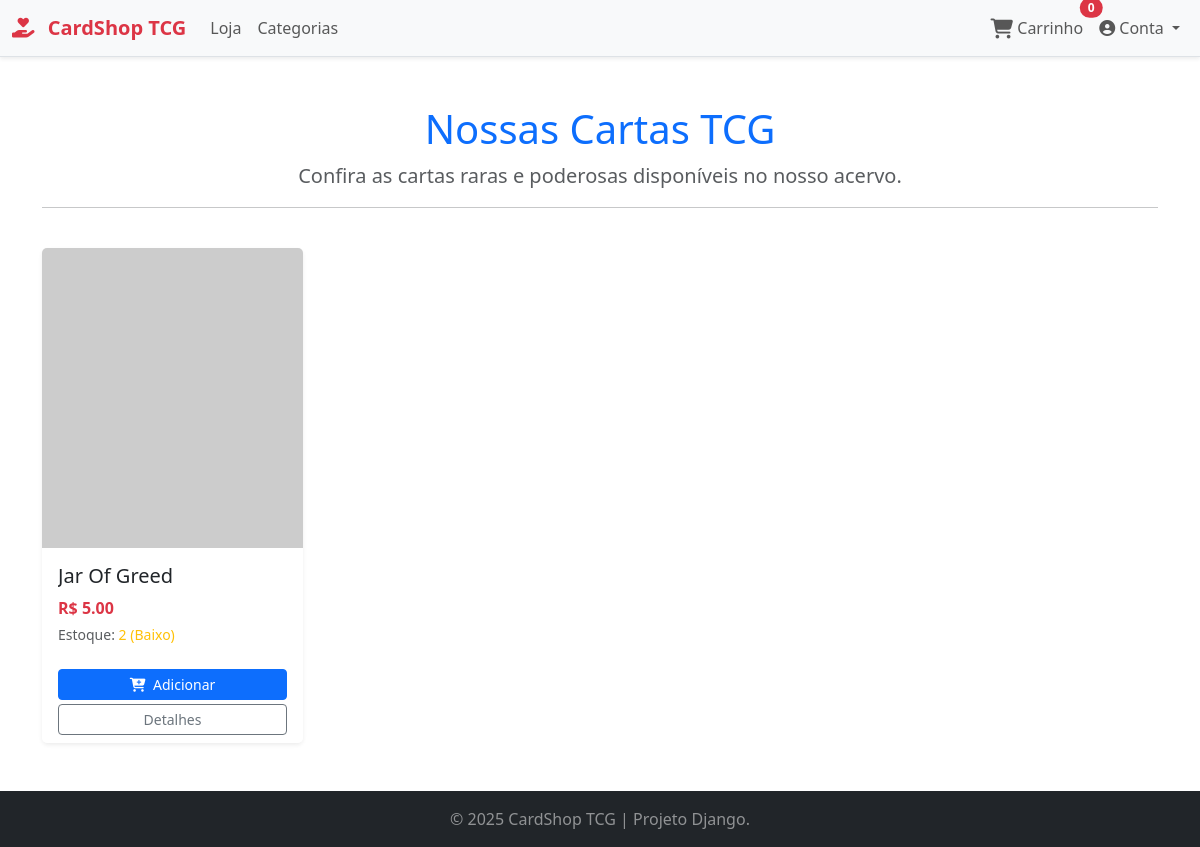
The app's page /, older data.
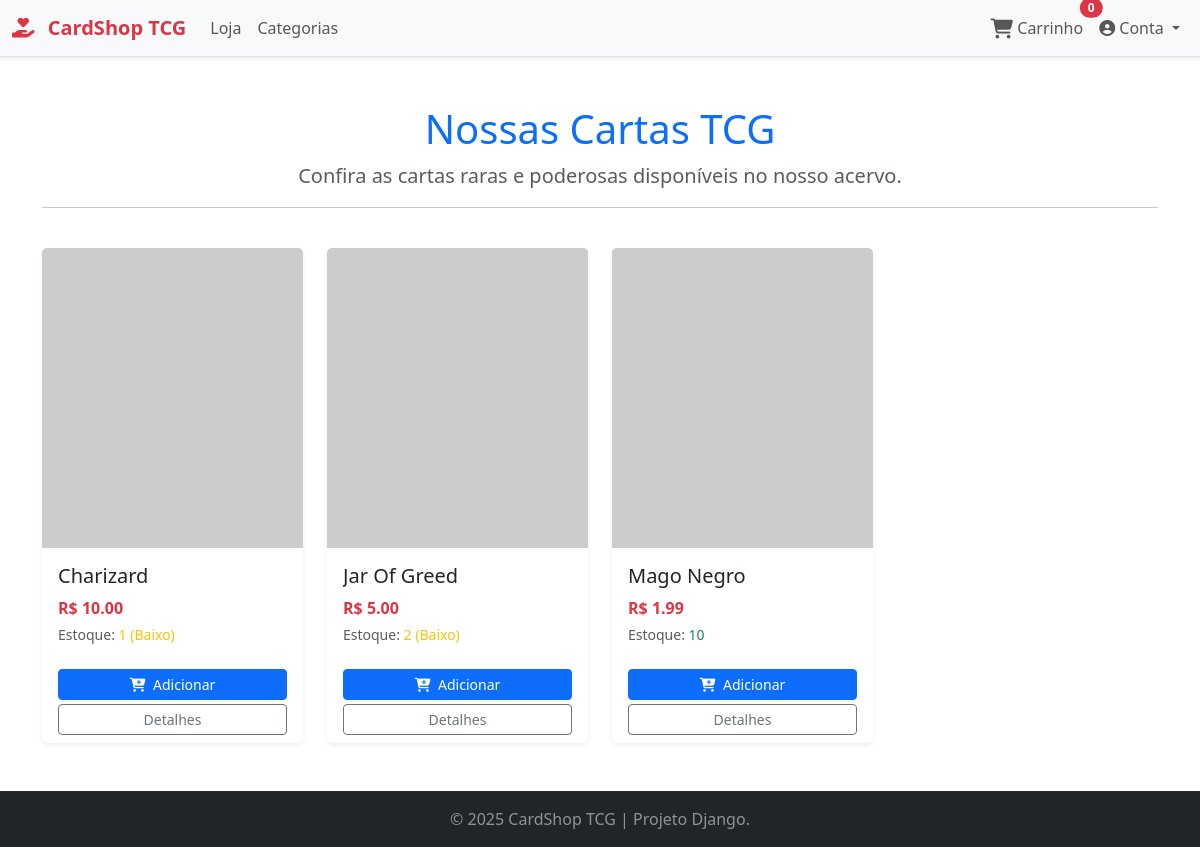
The same page, newer data.
### tcg/models.py (models this page shows, shortened)
class Carta(models.Model):
    categoria = models.ForeignKey(Categoria, on_delete=models.CASCADE, related_name="cartas")
    nome = models.CharField(max_length=150)
    descricao = models.TextField(blank=True)
    preco = models.DecimalField(max_digits=10, decimal_places=2)
    estoque = models.PositiveIntegerField()
    condicao = models.CharField(max_length=50, choices=[
        ("novo", "Novo"),
        ("usado", "Usado"),
    ])
    imagem_url = models.URLField(blank=True, null=True)
    tipo = models.CharField(max_length=50, choices=[
        ("carta", "Carta"),
    ])
    edicao = models.CharField(max_length=100, blank=True, null=True)
    raridade = models.CharField(max_length=50, blank=True, null=True)

### tcg/views.py (the view)
# urls.py: path('', views.store, name='store'),
def store(request):
    cartas = Carta.objects.all().order_by('nome')
    context = {'cartas': cartas}
    return render(request, 'store.html', context)

### tcg/context_processors.py (called while the page is built)
def cart_item_count_processor(request):
    cart_item_count = 0
    if request.user.is_authenticated:
        try:
            carrinho = Carrinho.objects.get(usuario=request.user, status='aberto')
            cart_item_count = carrinho.itens.count()
        except Carrinho.DoesNotExist:
            pass
    return {'cart_item_count': cart_item_count}

### templates/store.html (shortened to what this page needs)
{% extends "base.html" %}
{% load static %}
{% block content %}
<div class="row mb-4">
    <div class="col-12">
        <h1 class="text-center text-primary fw-light">Nossas Cartas TCG</h1>
        <p class="lead text-center text-muted">Confira as cartas raras e poderosas disponíveis no nosso acervo.</p>
        <hr>
    </div>
</div>
<div class="row row-cols-1 row-cols-sm-2 row-cols-md-3 row-cols-lg-4 g-4">
    {% for carta in cartas %}
    <div class="col">
        <div class="card h-100 shadow-sm border-0">
            <img src="{{ carta.imagem_url }}"
                 onerror="this.onerror=null;this.src='https://via.placeholder.com/200x300?text=Card';"
                 class="card-img-top"
                 alt="{{ carta.nome }}"
                 style="height: 300px; object-fit: cover;">
            <div class="card-body d-flex flex-column">
                <h5 class="card-title text-truncate">{{ carta.nome }}</h5>
                <p class="card-text mb-1 text-danger fw-bold">R$ {{ carta.preco|stringformat:".2f" }}</p>
                <small class="text-muted">
                    Estoque:
                    {% if carta.estoque > 5 %}
                        <span class="text-success">{{ carta.estoque }}</span>
                    {% elif carta.estoque > 0 %}
                        <span class="text-warning">{{ carta.estoque }} (Baixo)</span>
                    {% else %}
                        <span class="text-danger">Esgotado</span>
                    {% endif %}
                </small>
            </div>
            <div class="card-footer bg-white border-0 pt-0">
                <button
                    data-carta="{{ carta.id }}"
                    data-action="add"
                    class="btn btn-primary btn-sm w-100 mt-2 update-cart
                    {% if carta.estoque == 0 %}disabled{% endif %}"
                >
                    <i class="fas fa-cart-plus me-1"></i> Adicionar
                </button>
                <a href="{% url 'tcg:detail' carta.id %}" class="btn btn-outline-secondary btn-sm w-100 mt-1">Detalhes</a>
            </div>
        </div>
    </div>
    {% endfor %}
</div>
{% endblock content %}

### templates/base.html (shortened to what this page needs)
{% load static %}
<!DOCTYPE html>
<html lang="pt-br">
<head>
    <link href="https://cdn.jsdelivr.net/npm/bootstrap@5.3.3/dist/css/bootstrap.min.css" rel="stylesheet">
    <link rel="stylesheet" href="https://cdnjs.cloudflare.com/ajax/libs/font-awesome/6.5.2/css/all.min.css" />
</head>
<body>
    <nav class="navbar navbar-expand-lg navbar-light bg-light shadow-sm border-bottom">
        <div class="container-fluid">
            <a class="navbar-brand text-danger fw-bold" href="{% url 'tcg:store' %}">
                <i class="fas fa-hand-holding-heart me-2"></i> CardShop TCG
            </a>
            <div class="collapse navbar-collapse" id="navbarNav">
                <ul class="navbar-nav me-auto">
                    <li class="nav-item">
                        <a class="nav-link" href="{% url 'tcg:store' %}">Loja</a>
                    </li>
                    <li class="nav-item">
                        <a class="nav-link" href="{% url 'tcg:store' %}">Categorias</a>
                    </li>
                </ul>
                <ul class="navbar-nav">
                    <li class="nav-item">
                        <a class="nav-link position-relative" href="{% url 'tcg:cart' %}">
                            <i class="fas fa-shopping-cart fa-lg"></i> Carrinho
                            <span class="position-absolute top-0 start-100 translate-middle badge rounded-pill bg-danger">
                                {{ cart_item_count }}
                            </span>
                        </a>
                    </li>
                    <li class="nav-item dropdown">
                        <a class="nav-link dropdown-toggle" href="#" id="navbarDropdown" role="button" data-bs-toggle="dropdown" aria-expanded="false">
                            <i class="fas fa-user-circle"></i> Conta
                        </a>
                    </li>
                </ul>
            </div>
        </div>
    </nav>
    <main class="container my-5">
        {% block content %}
        {% endblock content %}
    </main>
    <footer class="footer mt-auto py-3 bg-dark">
        <div class="container text-center">
            <span class="text-white-50">
                &copy; {% now "Y" %} CardShop TCG | Projeto Django.
            </span>
        </div>
    </footer>
</body>
</html>

Row changes from the older to the newer data that the page shows:
added Carta: nome "Charizard", preco "10.00", estoque "1"
added Carta: nome "Mago Negro", preco "1.99", estoque "10"
